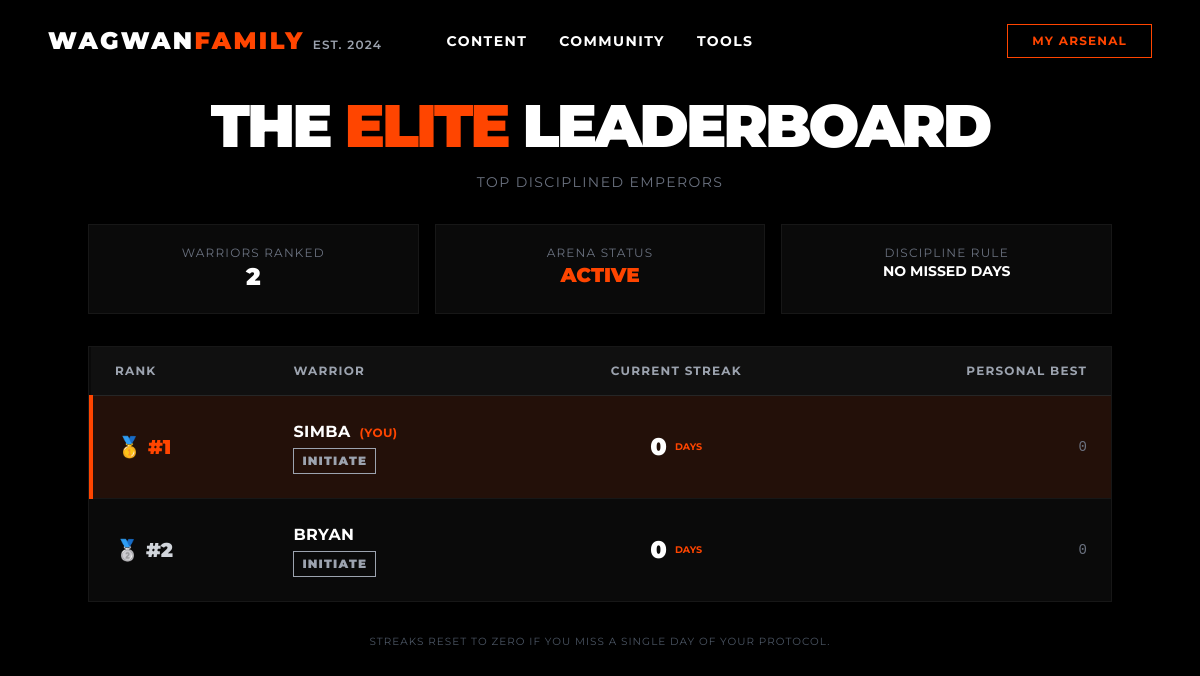
The app's page /arsenal/leaderboard/ (signed in) with its own data.
### core/models.py (models this page shows, shortened)
class UserStreak(models.Model):
    user = models.OneToOneField(User, on_delete=models.CASCADE, related_name='streak')
    current_streak = models.PositiveIntegerField(default=0)
    best_streak = models.PositiveIntegerField(default=0)
    last_check_in = models.DateField(null=True, blank=True)
    @property
    def rank_title(self):
        if self.current_streak >= 90: return "Emperor"
        if self.current_streak >= 30: return "Commander"
        if self.current_streak >= 7:  return "Warrior"
        return "Initiate"

### core/views.py (the view)
# urls.py: path('arsenal/leaderboard/', views.leaderboard, name='leaderboard'),
@login_required
def leaderboard(request):
    cutoff_date = timezone.now().date() - timedelta(days=1)
    UserStreak.objects.filter(last_check_in__lt=cutoff_date).update(current_streak=0)
    rankings = UserStreak.objects.select_related('user').order_by('-current_streak', '-best_streak')[:10]
    context = {
        'rankings': rankings,
        'user_streak': UserStreak.objects.filter(user=request.user).first(),
    }
    return render(request, 'leaderboard.html', context)

### templates/leaderboard.html (shortened to what this page needs)
{% extends 'base.html' %}
{% load static %}
{% block content %}
<section class="py-24 bg-black min-h-screen px-4">
    <div class="max-w-5xl mx-auto">
        <div class="text-center mb-8">
            <h1 class="text-4xl md:text-6xl font-black uppercase tracking-tighter text-white">
                The <span class="text-[#FF4500]">Elite</span> Leaderboard
            </h1>
            <p class="text-gray-500 mt-4 uppercase tracking-widest text-sm">
                Top Disciplined Emperors
            </p>
        </div>
        <div class="grid grid-cols-1 md:grid-cols-3 gap-4 mb-8">
            <div class="bg-neutral-950 border border-neutral-900 p-5 text-center">
                <p class="text-gray-500 text-xs uppercase tracking-widest">Warriors Ranked</p>
                <h3 class="text-white text-2xl font-black">{{ rankings|length }}</h3>
            </div>
            <div class="bg-neutral-950 border border-neutral-900 p-5 text-center">
                <p class="text-gray-500 text-xs uppercase tracking-widest">Arena Status</p>
                <h3 class="text-[#FF4500] text-xl font-black">ACTIVE</h3>
            </div>
            <div class="bg-neutral-950 border border-neutral-900 p-5 text-center">
                <p class="text-gray-500 text-xs uppercase tracking-widest">Discipline Rule</p>
                <h3 class="text-white text-sm font-bold uppercase">No Missed Days</h3>
            </div>
        </div>
        <div class="bg-neutral-950 border border-neutral-900 overflow-hidden shadow-2xl">
            <table class="w-full text-left">
                <thead class="bg-neutral-900/50 border-b border-neutral-800">
                    <tr>
                        <th class="px-6 py-4 text-xs font-bold text-gray-400 uppercase tracking-widest">Rank</th>
                        <th class="px-6 py-4 text-xs font-bold text-gray-400 uppercase tracking-widest">Warrior</th>
                        <th class="px-6 py-4 text-xs font-bold text-gray-400 uppercase tracking-widest text-center">Current Streak</th>
                        <th class="px-6 py-4 text-xs font-bold text-gray-400 uppercase tracking-widest text-right">Personal Best</th>
                    </tr>
                </thead>
                <tbody class="divide-y divide-neutral-900">
                {% for rank in rankings %}
                    {% if rank.user == request.user %}
                    <tr class="bg-[#FF4500]/10 border-l-4 border-l-[#FF4500] hover:bg-[#FF4500]/15 transition duration-300">
                    {% else %}
                    <tr class="hover:bg-neutral-900/40 transition duration-300">
                    {% endif %}
                        <td class="px-6 py-6 font-black text-xl">
                            {% if forloop.counter == 1 %}
                                <span class="text-[#FF4500]">🥇 #1</span>
                            {% elif forloop.counter == 2 %}
                                <span class="text-gray-300">🥈 #2</span>
                            {% elif forloop.counter == 3 %}
                                <span class="text-orange-700">🥉 #3</span>
                            {% else %}
                                <span class="text-gray-600">#{{ forloop.counter }}</span>
                            {% endif %}
                        </td>
                        <td class="px-6 py-6">
                            <div class="flex flex-col">
                                <span class="text-white font-bold tracking-wide uppercase">
                                    <a href="{% url 'user_profile' rank.user.username %}" class="hover:text-[#FF4500] transition-colors">{{ rank.user.username }}</a>
                                    {% if rank.user == request.user %}
                                        <span class="text-[#FF4500] text-xs ml-1">(YOU)</span>
                                    {% endif %}
                                </span>
                                {% if rank.rank_title == "Legend" %}
<span class="text-xs font-black uppercase tracking-widest px-2 py-1 border inline-block w-max mt-1 text-yellow-400 border-yellow-400">
{% elif rank.rank_title == "Elite" %}
<span class="text-xs font-black uppercase tracking-widest px-2 py-1 border inline-block w-max mt-1 text-orange-500 border-orange-500">
{% elif rank.rank_title == "Warrior" %}
<span class="text-xs font-black uppercase tracking-widest px-2 py-1 border inline-block w-max mt-1 text-blue-400 border-blue-400">
{% else %}
<span class="text-xs font-black uppercase tracking-widest px-2 py-1 border inline-block w-max mt-1 text-gray-400 border-gray-400">
{% endif %}
    {{ rank.rank_title }}
</span>
                            </div>
                        </td>
                        <td class="px-6 py-6 text-center">
                            <div class="flex items-center justify-center gap-2">
                                <span class="text-2xl font-black text-white">
                                    {{ rank.current_streak }}
                                </span>
                                <span class="text-[0.6rem] text-[#FF4500] font-bold uppercase">
                                    Days
                                </span>
                            </div>
                        </td>
                        <td class="px-6 py-6 text-right text-gray-500 font-mono text-sm">
                            {{ rank.best_streak }}
                        </td>
                    </tr>
                {% empty %}
                    <tr>
                        <td colspan="4" class="px-6 py-12 text-center text-gray-600 uppercase text-xs tracking-widest">
                            The arena is currently empty. Be the first to start a streak.
                        </td>
                    </tr>
                {% endfor %}
                </tbody>
            </table>
        </div>
        <div class="mt-8 text-center">
            <p class="text-gray-600 text-[0.65rem] uppercase tracking-widest">
                Streaks reset to zero if you miss a single day of your protocol.
            </p>
        </div>
    </div>
</section>
{% endblock %}

### templates/base.html (style rules this page uses)
body { font-family: 'Montserrat', sans-serif; }

### records on screen
UserStreak: shows "🥇 #1", user.username "SIMBA", shows "(YOU)", rank_title "INITIATE", current_streak "0", best_streak "0"
UserStreak: shows "🥈 #2", user.username "BRYAN", rank_title "INITIATE", current_streak "0", best_streak "0"

### other values on screen
{{ rankings|length }} "2"
